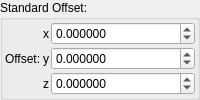
    <widget class="QGroupBox" name="groupBox_4">
     <property name="title">
      <string>Standard Offset:</string>
     </property>
     <layout class="QVBoxLayout" name="verticalLayout_7">
      <property name="leftMargin">
       <number>2</number>
      </property>
      <property name="topMargin">
       <number>2</number>
      </property>
      <property name="rightMargin">
       <number>2</number>
      </property>
      <property name="bottomMargin">
       <number>2</number>
      </property>
      <item>
       <layout class="QGridLayout" name="gridLayout_6" columnstretch="0,0,1">
        <property name="spacing">
         <number>2</number>
        </property>
        <item row="2" column="1">
         <widget class="QLabel" name="label_34">
          <property name="text">
           <string notr="true">z</string>
          </property>
         </widget>
        </item>
        <item row="0" column="1">
         <widget class="QLabel" name="label_35">
          <property name="text">
           <string notr="true">x</string>
          </property>
         </widget>
        </item>
        <item row="1" column="1">
         <widget class="QLabel" name="label_36">
          <property name="text">
           <string notr="true">y</string>
          </property>
         </widget>
        </item>
        <item row="1" column="0">
         <widget class="QLabel" name="label_38">
          <property name="text">
           <string>Offset:</string>
          </property>
         </widget>
        </item>
        <item row="0" column="2">
         <widget class="MyDoubleSpinBox" name="spinbox3_transf_offset_000_x">
          <property name="enabled">
           <bool>true</bool>
          </property>
          <property name="sizePolicy">
           <sizepolicy hsizetype="Minimum" vsizetype="Maximum">
            <horstretch>0</horstretch>
            <verstretch>0</verstretch>
           </sizepolicy>
          </property>
          <property name="decimals">
           <number>6</number>
          </property>
          <property name="minimum">
           <double>-99.989999999999995</double>
          </property>
          <property name="maximum">
           <double>99.989999999999995</double>
          </property>
          <property name="singleStep">
           <double>0.100000000000000</double>
          </property>
         </widget>
        </item>
        <item row="1" column="2">
         <widget class="MyDoubleSpinBox" name="spinbox3_transf_offset_000_y">
          <property name="enabled">
           <bool>true</bool>
          </property>
          <property name="sizePolicy">
           <sizepolicy hsizetype="Minimum" vsizetype="Maximum">
            <horstretch>0</horstretch>
            <verstretch>0</verstretch>
           </sizepolicy>
          </property>
          <property name="decimals">
           <number>6</number>
          </property>
          <property name="minimum">
           <double>-99.989999999999995</double>
          </property>
          <property name="maximum">
           <double>99.989999999999995</double>
          </property>
          <property name="singleStep">
           <double>0.100000000000000</double>
          </property>
         </widget>
        </item>
        <item row="2" column="2">
         <widget class="MyDoubleSpinBox" name="spinbox3_transf_offset_000_z">
          <property name="enabled">
           <bool>true</bool>
          </property>
          <property name="sizePolicy">
           <sizepolicy hsizetype="Minimum" vsizetype="Maximum">
            <horstretch>0</horstretch>
            <verstretch>0</verstretch>
           </sizepolicy>
          </property>
          <property name="decimals">
           <number>6</number>
          </property>
          <property name="minimum">
           <double>-99.989999999999995</double>
          </property>
          <property name="maximum">
           <double>99.989999999999995</double>
          </property>
          <property name="singleStep">
           <double>0.100000000000000</double>
          </property>
         </widget>
        </item>
       </layout>
      </item>
     </layout>
    </widget>
